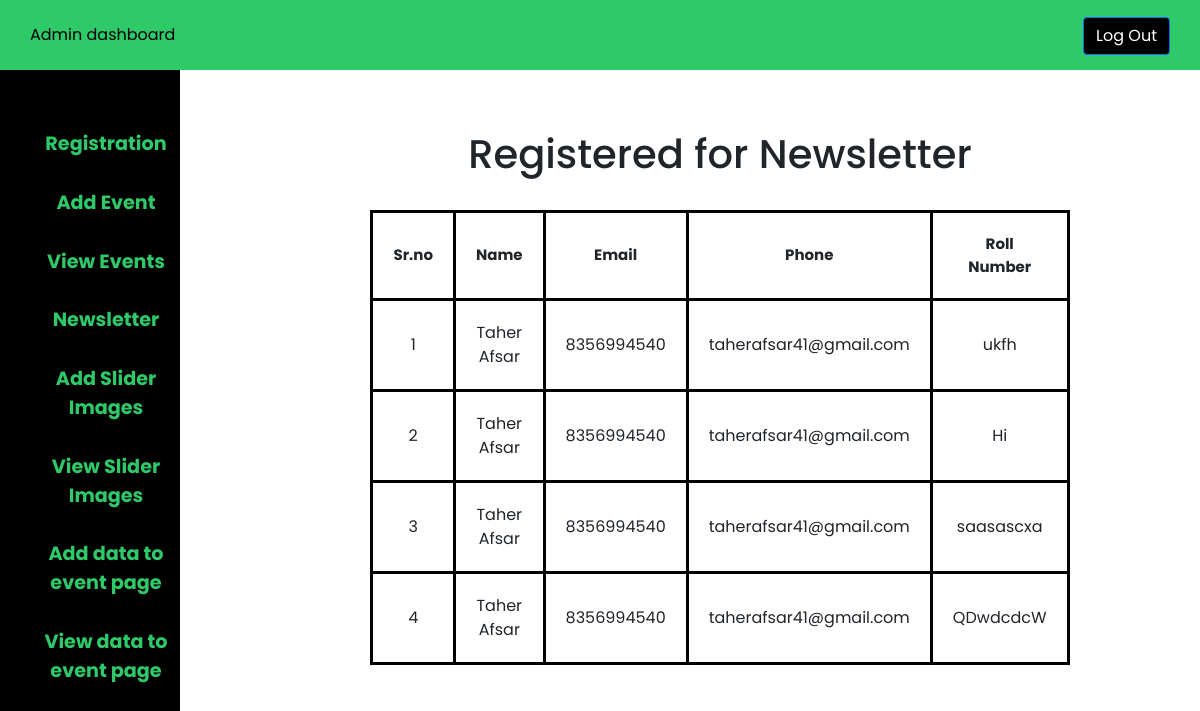
Screenshot of /newsletterdata.php (signed in) with the database file from the repository.
### tables this page shows
CREATE TABLE `newsletter` (
  `id` int(11) NOT NULL,
  `name` varchar(30) DEFAULT NULL,
  `email` varchar(38) DEFAULT NULL,
  `phone` varchar(30) DEFAULT NULL,
  `message` varchar(50) DEFAULT NULL
);

### newsletterdata.php (the view, shortened to what this page needs)
<?php
$host = "localhost";
$user = "root";
$password = "";
$db ="techshala";
$data = mysqli_connect($host,$user,$password,$db);
$sql = "SELECT * FROM newsletter";
$result = mysqli_query($data,$sql);
?>
<!DOCTYPE html>
<html lang="en">
<head>
      <link rel="stylesheet" href="https://cdn.jsdelivr.net/npm/bootstrap@5.1.3/dist/css/bootstrap.min.css">
    <link rel="stylesheet" href="https://cdn.jsdelivr.net/npm/bootstrap@5.1.3/dist/css/bootstrap.min.css">
</head>
<body>
<header class="header">
        <a href="./adminhome.php"style="color: #000000;">Admin dashboard</a>
        <div class="logout">
            <a href="./logout.php" class="btn btn-primary" style="background-color: #000000;">Log Out</a>
           </div>
    </header>
    <aside>
            <ul>
                <li>
                    <a href="./registrationdata.php">Registration</a>
                </li>
                <li>
                    <a href="./admin_add_event.php">Add Event</a>
                </li>
                <li>
                    <a href="./admin_view_event.php">View Events</a>
                </li>
                <li>
                    <a href="newsletterdata.php">Newsletter</a>
                </li>
                <li>
                    <a href="addsliderimage.php">Add Slider Images</a>
                </li>
                <li>
                    <a href="viewsliderimage.php">View Slider Images</a>
                </li>
                <li>
                    <a href="eventpageadddata.php">Add data to event page</a>
                </li>
                <li>
                    <a href="eventpagedataview.php">View data to event page</a>
                </li>
            </ul>
        </aside>
    <div class="content">
        <center>
        <h1>
            Registered for Newsletter
        </h1>
        <br>
        <table border: 1px  class = "vieweventtable" >
            <tr >
            <th style = "padding: 20px; font-size: 15px;" >
                    Sr.no
                </th>
                <th style = "padding: 20px; font-size: 15px;" >
                    Name
                </th>
                <th style = "padding: 20px; font-size: 15px;">
                    Email
                </th>
                <th style = "padding: 20px; font-size: 15px;">
                    Phone
                </th>
                <th style = "padding: 20px; font-size: 15px;">
                    Roll Number
                </th>
            </tr>
            <?php
            while($info=$result->fetch_assoc()){
            ?>
            <tr>
            <td style = "padding: 20px;">
                   <?php echo "{$info['id']}";
                    ?>
                </td>
                <td style = "padding: 20px;">
                   <?php echo "{$info['name']}";
                    ?>
                </td>
                <td style = "padding: 20px;">
                <?php echo "{$info['phone']}";
                    ?>
                </td>
                <td style = "padding: 20px;">
                <?php echo "{$info['email']}";
                    ?>
                </td>
                <td style = "padding: 20px;">
                <?php echo "{$info['message']}";
                    ?>
                </td>
            </tr>
            <?php
            }
            ?>
        </table>
        </center>
    </div>
</body>
</html>

### newsletterdata.php (style rules this page uses)
* { margin: 0px; padding: 0px; font-family: 'Poppins', sans-serif; }
@media (min-width:965px) { ul li a { font-size :1.2rem; color: #2eca6a; font-weight: bold; text-decoration: none; } }
.header { background-color: #2eca6a;; line-height: 70px; padding-left: 30px; }
.header a { text-decoration: none; }
.logout { float: right; padding-right: 30px; }
ul { background-color: #000000; width: 15%; height: 100%; position: fixed; padding-top: 5%; text-align: center; }
ul li { list-style: none; padding-bottom: 30px; font-size: 15px; }
.content { margin-left: 20%; margin-top: 5%; }
.vieweventtable { width: 70%; border: 3px solid black; text-align: center; }
.vieweventtable th ,.vieweventtable td { border: 3px solid black; }

### rows the page displays
newsletter: id "1", name "Taher Afsar", phone "8356994540", email "taherafsar41@gmail.com", message "ukfh"
newsletter: id "2", name "Taher Afsar", phone "8356994540", email "taherafsar41@gmail.com", message "Hi"
newsletter: id "3", name "Taher Afsar", phone "8356994540", email "taherafsar41@gmail.com", message "saasascxa"
newsletter: id "4", name "Taher Afsar", phone "8356994540", email "taherafsar41@gmail.com", message "QDwdcdcW"
